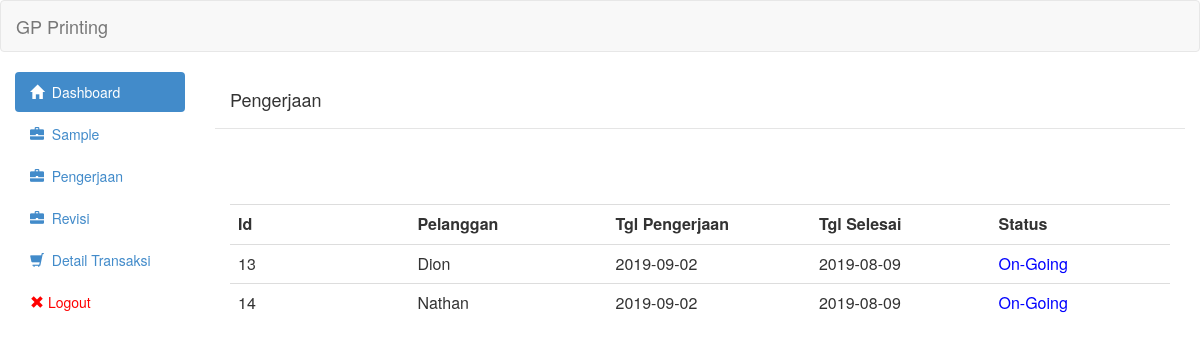
The page /view/pengerjaan.php (signed in) on the database as committed earlier.
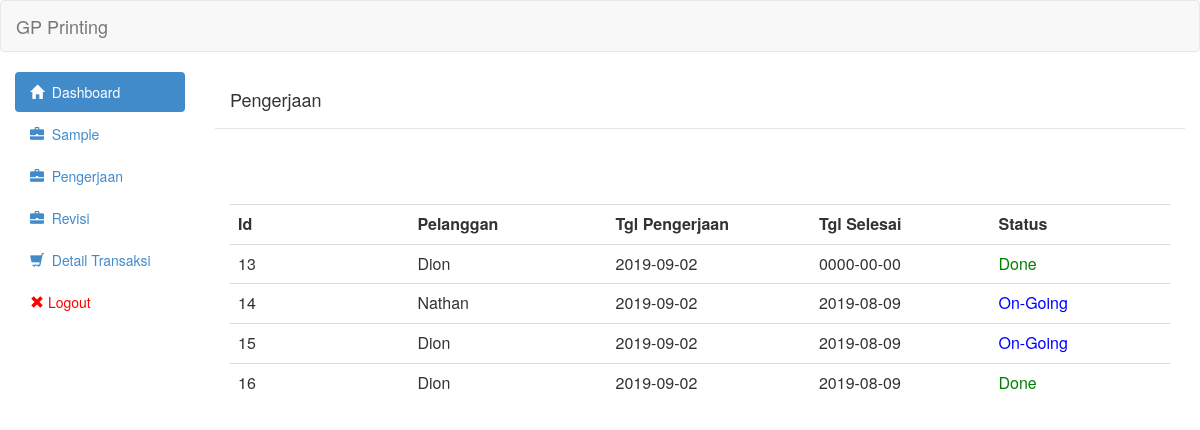
The same page on the database as committed later.
### tables this page shows
CREATE TABLE `pengerjaan` (
  `id` int(11) NOT NULL,
  `id_sample` int(11) NOT NULL,
  `tipe` int(11) NOT NULL,
  `tgl_mulai` date NOT NULL,
  `qty_sendiri` int(11) NOT NULL,
  `tgl_selesai_sendiri` date DEFAULT NULL,
  `qty_makloon` int(11) NOT NULL,
  `tgl_selesai_makloon` date DEFAULT NULL,
  `status` int(11) NOT NULL,
  `qty_awal` int(11) NOT NULL,
  `keterangan` text NOT NULL,
  `qty_akhir_makloon` int(11) NOT NULL,
  `qty_akhir_sendiri` int(11) NOT NULL
);

CREATE TABLE `pelanggan` (
  `id` int(11) NOT NULL,
  `nama` varchar(255) NOT NULL,
  `alamat` text NOT NULL,
  `no_telepon` varchar(255) NOT NULL
);

### controller/pengerjaan/pengerjaan_show.php (the view, shortened to what this page needs)
<?php
	include('../controller/config/linken.php');
	include('../controller/config/asset.php');
	$queryGetPengerjaan = "SELECT pengerjaan.id_sample,pengerjaan.id,pengerjaan.tgl_mulai,pengerjaan.tgl_selesai_sendiri,pelanggan.nama,pengerjaan.status FROM pengerjaan join sample on pengerjaan.id_sample = sample.id join pelanggan on sample.id_pelanggan = pelanggan.id ORDER BY pengerjaan.id ASC";
	$resultGetPengerjaan = mysqli_query($link,$queryGetPengerjaan) or die(mysqli_error($link));
	 echo "<table class='table table-hover'><tr>
                        <th class='col-md-1'>Id</th>
                        <th class='col-md-1'>Pelanggan</th>
                        <th class='col-md-1'>Tgl Pengerjaan</th>
						<th class='col-md-1'>Tgl Selesai</th>
                        <th class='col-md-1'>Status</th>
						</tr>";
	while($row = mysqli_fetch_assoc($resultGetPengerjaan)){
	?>
                            <tr onclick='AjaxGetDetailPengerjaan(<?php echo $row["id_sample"];?>)'>
								<td><?php echo $row['id']?></td>
                                <td><?php echo $row['nama']?></td>
                                <td><?php echo $row['tgl_mulai']?></td>
                                <td><?php echo $row['tgl_selesai_sendiri']?></td>
								<td><?php if($row['status']==0){
									echo "<span style='color:blue'>On-Going</span>";
									}else if($row['status']==1){
										echo "<span style='color:green'>Done</span>";
									}
								;?></td>
                            </tr>
<?php
	}
	echo "</table>"
	?>

### controller/config/asset.php (shortened to what this page needs)
<?php
 echo '
   <script
			  src="https://code.jquery.com/jquery-3.4.1.js"
>
	</script>
        <script src="//code.jquery.com/ui/1.11.1/jquery-ui.js"></script>
        <link rel="stylesheet" type="text/css" href="http://ajax.googleapis.com/ajax/libs/jqueryui/1.8/themes/base/jquery-ui.css" />
	<script type="text/javascript" src="assets/js/bootstrap.js"></script>
	<link rel="stylesheet" type="text/css" href="assets/css/bootstrap.css">
	';
?>

### view/header.php (shortened to what this page needs)
<?php
$path = $_SERVER['DOCUMENT_ROOT'].'/gp-printing';
include($path.'/controller/config/asset.php');
?>
<!DOCTYPE html>
<html>
<body>
		<div class="navbar navbar-default">
		<div class="container-fluid">
			<div class="navbar-header">
				<a href="#" class="navbar-brand">GP Printing</a>
			</div>
		</div>
	</div>
<div class="col-md-2">
		<ul class="nav nav-pills nav-stacked">
			<li class="active"><a href="index.php"><span class="glyphicon glyphicon-home"></span>&nbsp;&nbsp;Dashboard</a></li>
			<li><a href="view/sample.php"><span class="glyphicon glyphicon-briefcase"></span>&nbsp;&nbsp;Sample</a></li>
			<li><a href="view/pengerjaan.php"><span class="glyphicon glyphicon-briefcase"></span>&nbsp;&nbsp;Pengerjaan</a></li>
            <li><a href="view/revisi.php"><span class="glyphicon glyphicon-briefcase"></span>&nbsp;&nbsp;Revisi</a></li>
            <li><a href="view/detailTransaksi.php"><span class="glyphicon glyphicon-shopping-cart"></span>&nbsp;&nbsp;Detail Transaksi</a></li>
            <li><a style="color:red;" href="controller/login/logout.php"><span class="glyphicon glyphicon-remove"></span >  Logout</a></li>
		</ul>
	</div>
	<div class="col-md-10">
</body>
</html>

### view/pengerjaan.php (shortened to what this page needs)
<?php
include('header.php');
include('../controller/config/asset.php');
?>
<div class="modal-header">
    <h4 class="modal-title">Pengerjaan</h4>
</div>
<div class="modal-body">
   <br />
   <br />
   <br>
<?php
	include '../controller/pengerjaan/pengerjaan_show.php';
?>

Rows that differ between the two databases and show on the page:
changed pengerjaan id 13: tgl_selesai_sendiri "2019-08-09" → "0000-00-00"; status "On-Going" → "Done"
added pengerjaan: id "15", pelanggan.nama "Dion", tgl_mulai "2019-09-02", tgl_selesai_sendiri "2019-08-09", status "On-Going"
added pengerjaan: id "16", pelanggan.nama "Dion", tgl_mulai "2019-09-02", tgl_selesai_sendiri "2019-08-09", status "Done"
